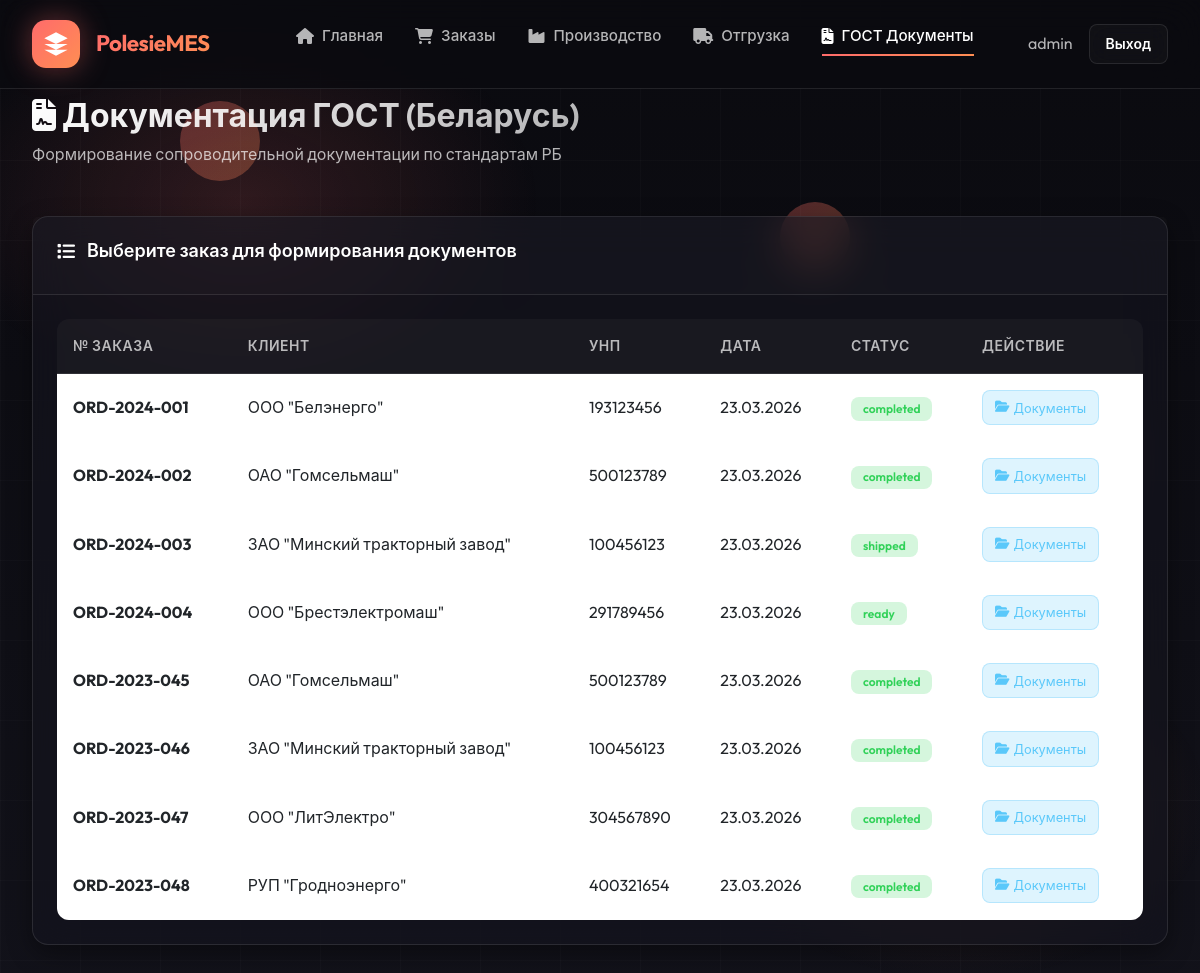
Page /modules/gost_docs/index.php (signed in) on the committed database.
### tables this page shows
CREATE TABLE orders (
    id INT AUTO_INCREMENT PRIMARY KEY,
    order_number VARCHAR(50) UNIQUE NOT NULL,
    customer_id INT,
    order_date DATE NOT NULL,
    delivery_date DATE,
    priority ENUM('low', 'normal', 'high', 'urgent') DEFAULT 'normal',
    status ENUM('new', 'confirmed', 'in_production', 'quality_check', 'ready', 'shipped', 'completed', 'cancelled') DEFAULT 'new',
    total_amount DECIMAL(15,2),
    currency VARCHAR(3) DEFAULT 'BYN',
    notes TEXT,
    manager_id INT,
    created_at TIMESTAMP DEFAULT CURRENT_TIMESTAMP,
    updated_at TIMESTAMP DEFAULT CURRENT_TIMESTAMP ON UPDATE CURRENT_TIMESTAMP,
    FOREIGN KEY (customer_id) REFERENCES customers(id),
    FOREIGN KEY (manager_id) REFERENCES employees(id)
);

CREATE TABLE customers (
    id INT AUTO_INCREMENT PRIMARY KEY,
    name VARCHAR(200) NOT NULL,
    inn VARCHAR(20),
    address TEXT,
    phone VARCHAR(20),
    email VARCHAR(100),
    contact_person VARCHAR(100),
    country VARCHAR(50) DEFAULT 'Беларусь',
    status ENUM('active', 'inactive') DEFAULT 'active',
    created_at TIMESTAMP DEFAULT CURRENT_TIMESTAMP
);

### includes/auth_functions.php (called while the page is built, shortened)
<?php
function isLoggedIn() {
    return true;
}
function getCurrentUser() {
    return [
        'id' => $_SESSION['user_id'],
        'username' => $_SESSION['username'],
        'role' => $_SESSION['role'],
        'employee_id' => $_SESSION['employee_id'],
        'full_name' => $_SESSION['full_name']
    ];
}

### includes/helpers.php (called while the page is built, shortened)
<?php
function e($string) {
    return htmlspecialchars($string ?? '', ENT_QUOTES, 'UTF-8');
}

### modules/gost_docs/index.php (the view, shortened to what this page needs)
<?php
require_once __DIR__ . '/../../includes/auth_functions.php';
require_once __DIR__ . '/../../includes/helpers.php';
$db = getDB();
$order_id = $_GET['order_id'] ?? null;
if ($order_id) {
    $stmt = $db->prepare("
        SELECT o.*, c.name as customer_name, c.inn, c.address, c.phone as customer_phone, c.email,
               e.first_name as manager_first_name, e.last_name as manager_last_name
        FROM orders o
        LEFT JOIN customers c ON o.customer_id = c.id
        LEFT JOIN employees e ON o.manager_id = e.id
        WHERE o.id = ?
    ");
    $stmt->execute([$order_id]);
    $order = $stmt->fetch();
    $stmt = $db->prepare("
        SELECT oi.*, p.name as product_name, p.product_code, p.description, p.category
        FROM order_items oi
        LEFT JOIN products p ON oi.product_id = p.id
        WHERE oi.order_id = ?
    ");
    $stmt->execute([$order_id]);
    $orderItems = $stmt->fetchAll();
} else {
    $order = null;
    $orderItems = [];
}
$stmt = $db->query("
    SELECT o.*, c.name as customer_name, c.inn,
           DATE_FORMAT(o.updated_at, '%d.%m.%Y') as last_update
    FROM orders o
    LEFT JOIN customers c ON o.customer_id = c.id
    WHERE o.status IN ('ready', 'shipped', 'completed')
    ORDER BY o.updated_at DESC
");
$availableOrders = $stmt->fetchAll();
$gostTemplates = [
    ['id' => 'passport', 'name' => 'Паспорт изделия (ПС)', 'gost' => 'ГОСТ 2.601-2019'],
    ['id' => 'manual', 'name' => 'Руководство по эксплуатации (РЭ)', 'gost' => 'ГОСТ 2.601-2019'],
    ['id' => 'certificate', 'name' => 'Сертификат соответствия', 'gost' => 'ТР ТС 004/2011'],
    ['id' => 'ttn', 'name' => 'Товарно-транспортная накладная', 'gost' => 'Постановление Минфина РБ №44'],
    ['id' => 'invoice', 'name' => 'Счет-фактура', 'gost' => 'Постановление МНС РБ №30'],
    ['id' => 'act', 'name' => 'Акт приема-передачи', 'gost' => 'ГОСТ 2.601-2019'],
];
?>
<!DOCTYPE html>
<html lang="ru">
<head>
    <link href="https://cdn.jsdelivr.net/npm/bootstrap@5.3.0/dist/css/bootstrap.min.css" rel="stylesheet">
    <link href="https://cdnjs.cloudflare.com/ajax/libs/font-awesome/6.4.0/css/all.min.css" rel="stylesheet">
    <link rel="stylesheet" href="<?= APP_URL ?>/assets/css/common-style.css">
</head>
<body>
    <div class="particles-container">
        <div class="particle"></div>
        <div class="particle"></div>
    </div>
    <nav class="navbar">
        <a href="<?= APP_URL ?>/modules/dashboard/index.php" class="nav-brand">
            <div class="brand-logo">
                <svg viewBox="0 0 24 24" fill="white"><path d="M12 2L2 7l10 5 10-5-10-5zM2 17l10 5 10-5M2 12l10 5 10-5"/></svg>
            </div>
            <span class="brand-name">PolesieMES</span>
        </a>
        <ul class="nav-menu">
            <li><a href="<?= APP_URL ?>/modules/dashboard/index.php" class="nav-link"><i class="fas fa-home"></i> Главная</a></li>
            <li><a href="<?= APP_URL ?>/modules/orders/index.php" class="nav-link"><i class="fas fa-shopping-cart"></i> Заказы</a></li>
            <li><a href="<?= APP_URL ?>/modules/production/index.php" class="nav-link"><i class="fas fa-industry"></i> Производство</a></li>
            <li><a href="<?= APP_URL ?>/modules/shipment/index.php" class="nav-link"><i class="fas fa-truck"></i> Отгрузка</a></li>
            <li><a href="<?= APP_URL ?>/modules/gost_docs/index.php" class="nav-link active"><i class="fas fa-file-contract"></i> ГОСТ Документы</a></li>
        </ul>
        <div class="user-menu">
            <span style="color: var(--text-secondary);"><?= e(getCurrentUser()['username']) ?></span>
            <a href="<?= APP_URL ?>/modules/auth/logout.php" class="btn-logout" style="padding: 0.5rem 1rem; background: var(--glass-bg); border: 1px solid var(--border); border-radius: 8px; color: var(--text-primary); text-decoration: none;">Выход</a>
        </div>
    </nav>
    <div class="main-content">
        <div class="page-header">
            <div class="page-title">
                <h1><i class="fas fa-file-contract"></i> Документация ГОСТ (Беларусь)</h1>
                <p>Формирование сопроводительной документации по стандартам РБ</p>
            </div>
        </div>
        <?php if ($order): ?>
        <div class="alert-info-custom">
            <i class="fas fa-info-circle"></i>
            <strong>Заказ:</strong> <?= e($order['order_number']) ?> от <?= date('d.m.Y', strtotime($order['order_date'])) ?>
        </div>
        <div class="order-details">
            <h3 style="margin-bottom: 1rem;">Информация о заказе</h3>
            <div class="detail-row">
                <span class="detail-label">Клиент</span>
                <span class="detail-value"><?= e($order['customer_name']) ?></span>
            </div>
            <div class="detail-row">
                <span class="detail-label">УНП</span>
                <span class="detail-value"><?= e($order['inn']) ?></span>
            </div>
            <div class="detail-row">
                <span class="detail-label">Адрес доставки</span>
                <span class="detail-value"><?= e($order['address']) ?></span>
            </div>
            <div class="detail-row">
                <span class="detail-label">Контакты</span>
                <span class="detail-value"><?= e($order['customer_phone']) ?> / <?= e($order['email']) ?></span>
            </div>
            <div class="detail-row">
                <span class="detail-label">Менеджер</span>
                <span class="detail-value"><?= e($order['manager_first_name'] . ' ' . $order['manager_last_name']) ?></span>
            </div>
            <div class="detail-row">
                <span class="detail-label">Сумма заказа</span>
                <span class="detail-value"><?= number_format($order['total_amount'], 2, ',', ' ') ?> BYN</span>
            </div>
        </div>
        <?php if (!empty($orderItems)): ?>
        <div class="card">
            <div class="card-header">
                <div class="card-title">
                    <i class="fas fa-boxes"></i> Состав заказа
                </div>
            </div>
            <div class="card-body">
                <table class="table">
                    <thead>
                        <tr>
                            <th>Код</th>
                            <th>Наименование</th>
                            <th>Категория</th>
                            <th>Кол-во</th>
                            <th>Цена (BYN)</th>
                            <th>Сумма (BYN)</th>
                        </tr>
                    </thead>
                    <tbody>
                        <?php foreach ($orderItems as $item): ?>
                        <tr>
                            <td><?= e($item['product_code']) ?></td>
                            <td><?= e($item['product_name']) ?></td>
                            <td><?= e($item['category']) ?></td>
                            <td><?= $item['quantity'] ?></td>
                            <td><?= number_format($item['unit_price'], 2, ',', ' ') ?></td>
                            <td><?= number_format($item['total_price'], 2, ',', ' ') ?></td>
                        </tr>
                        <?php endforeach; ?>
                    </tbody>
                </table>
            </div>
        </div>
        <?php endif; ?>
        <div class="card">
            <div class="card-header">
                <div class="card-title">
                    <i class="fas fa-file-alt"></i> Доступные шаблоны документов
                </div>
            </div>
            <div class="card-body">
                <div class="template-grid">
                    <?php foreach ($gostTemplates as $template): ?>
                    <div class="template-card">
                        <div class="template-icon">
                            <svg viewBox="0 0 24 24"><path d="M14 2H6c-1.1 0-1.99.9-1.99 2L4 20c0 1.1.89 2 1.99 2H18c1.1 0 2-.9 2-2V8l-6-6zm2 16H8v-2h8v2zm0-4H8v-2h8v2zm-3-5V3.5L18.5 9H13z"/></svg>
                        </div>
                        <div class="template-name"><?= e($template['name']) ?></div>
                        <div class="template-gost"><?= e($template['gost']) ?></div>
                        <a href="generate.php?order_id=<?= $order_id ?>&type=<?= $template['id'] ?>" class="btn-template">
                            <i class="fas fa-download"></i>
                            Сформировать
                        </a>
                    </div>
                    <?php endforeach; ?>
                </div>
            </div>
        </div>
        <a href="index.php" class="btn-primary-custom" style="margin-top: 1rem;">
            <i class="fas fa-arrow-left"></i> Назад к списку
        </a>
        <?php else: ?>
        <div class="card">
            <div class="card-header">
                <div class="card-title">
                    <i class="fas fa-list"></i> Выберите заказ для формирования документов
                </div>
            </div>
            <div class="card-body">
                <div class="table-responsive">
                    <table class="table">
                        <thead>
                            <tr>
                                <th>№ заказа</th>
                                <th>Клиент</th>
                                <th>УНП</th>
                                <th>Дата</th>
                                <th>Статус</th>
                                <th>Действие</th>
                            </tr>
                        </thead>
                        <tbody>
                            <?php foreach ($availableOrders as $orderItem): ?>
                            <tr>
                                <td><strong><?= e($orderItem['order_number']) ?></strong></td>
                                <td><?= e($orderItem['customer_name']) ?></td>
                                <td><?= e($orderItem['inn']) ?></td>
                                <td><?= e($orderItem['last_update']) ?></td>
                                <td>
                                    <span class="badge badge-<?= e($orderItem['status']) ?>" style="padding: 0.35rem 0.75rem; border-radius: 8px; font-size: 0.75rem; background: rgba(48, 209, 88, 0.2); color: var(--success-color);">
                                        <?= e($orderItem['status']) ?>
                                    </span>
                                </td>
                                <td>
                                    <a href="index.php?order_id=<?= $orderItem['id'] ?>" class="btn-action btn-view" style="padding: 0.4rem 0.75rem; border-radius: 8px; font-size: 0.8rem; text-decoration: none; display: inline-flex; align-items: center; gap: 0.25rem; background: rgba(90, 200, 250, 0.2); color: var(--info-color); border: 1px solid rgba(90, 200, 250, 0.3);">
                                        <i class="fas fa-folder-open"></i> Документы
                                    </a>
                                </td>
                            </tr>
                            <?php endforeach; ?>
                        </tbody>
                    </table>
                </div>
            </div>
        </div>
        <?php endif; ?>
    </div>
</body>
</html>

### rows in the picture
orders: order_number "ORD-2024-001", customer.name "ООО \"Белэнерго\"", customer.inn "193123456", last_update "23.03.2026", status "completed"
orders: order_number "ORD-2024-002", customer.name "ОАО \"Гомсельмаш\"", customer.inn "500123789", last_update "23.03.2026", status "completed"
orders: order_number "ORD-2024-003", customer.name "ЗАО \"Минский тракторный завод\"", customer.inn "100456123", last_update "23.03.2026", status "shipped"
orders: order_number "ORD-2024-004", customer.name "ООО \"Брестэлектромаш\"", customer.inn "291789456", last_update "23.03.2026", status "ready"
orders: order_number "ORD-2023-045", customer.name "ОАО \"Гомсельмаш\"", customer.inn "500123789", last_update "23.03.2026", status "completed"
orders: order_number "ORD-2023-046", customer.name "ЗАО \"Минский тракторный завод\"", customer.inn "100456123", last_update "23.03.2026", status "completed"
orders: order_number "ORD-2023-047", customer.name "ООО \"ЛитЭлектро\"", customer.inn "304567890", last_update "23.03.2026", status "completed"
orders: order_number "ORD-2023-048", customer.name "РУП \"Гродноэнерго\"", customer.inn "400321654", last_update "23.03.2026", status "completed"

### other values in the picture
getCurrentUser()['username'] "admin"
